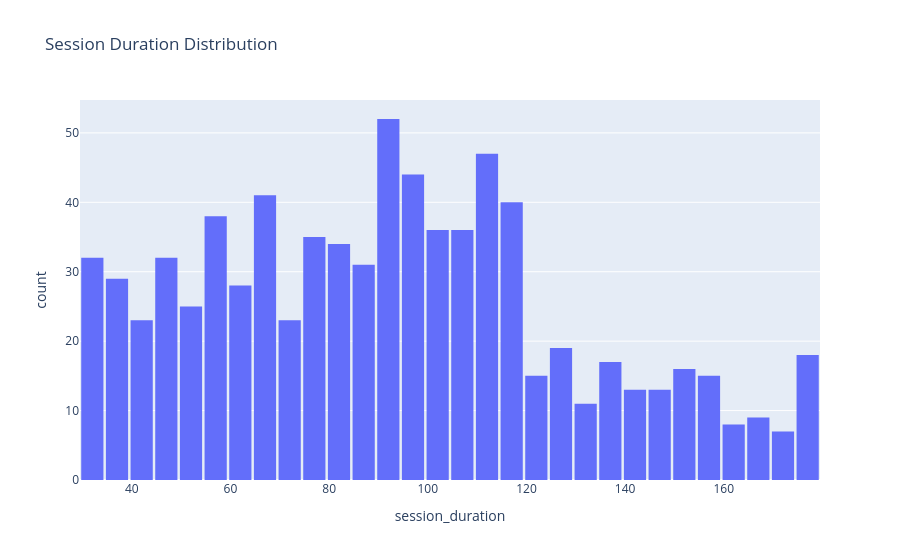

Notebook code cell kept with this figure:
### Markdown cell above
## Visualizing Trends in the data and defining normal behaviour

### Code cell
fig = px.histogram(
    grouped_df,
    x="session_duration",
    nbins=40,
    title="Session Duration Distribution",
    hover_data=["session_id", "role"]
)

fig.update_layout(bargap=0.1)
fig.show()

### Figure 1 — Plotly figure (JSON) as saved in the notebook; plotly's stock layout.template omitted (floating-point values rounded to 4 significant figures; data arrays with more than 128 entries replaced by an {"elided": "..."} marker saying what was removed)
{"data": [{"bingroup": "x", "hovertemplate": "session_duration=%{x}<br>count=%{y}<extra></extra>", "legendgroup": "", "marker": {"color": "#636efa", "pattern": {"shape": ""}}, "name": "", "nbinsx": 40, "orientation": "v", "showlegend": false, "type": "histogram", "x": {"elided": "787 float values"}, "xaxis": "x", "yaxis": "y"}], "layout": {"bargap": 0.1, "barmode": "relative", "legend": {"tracegroupgap": 0}, "title": {"text": "Session Duration Distribution"}, "xaxis": {"anchor": "y", "domain": [0, 1], "title": {"text": "session_duration"}}, "yaxis": {"anchor": "x", "domain": [0, 1], "title": {"text": "count"}}}}
